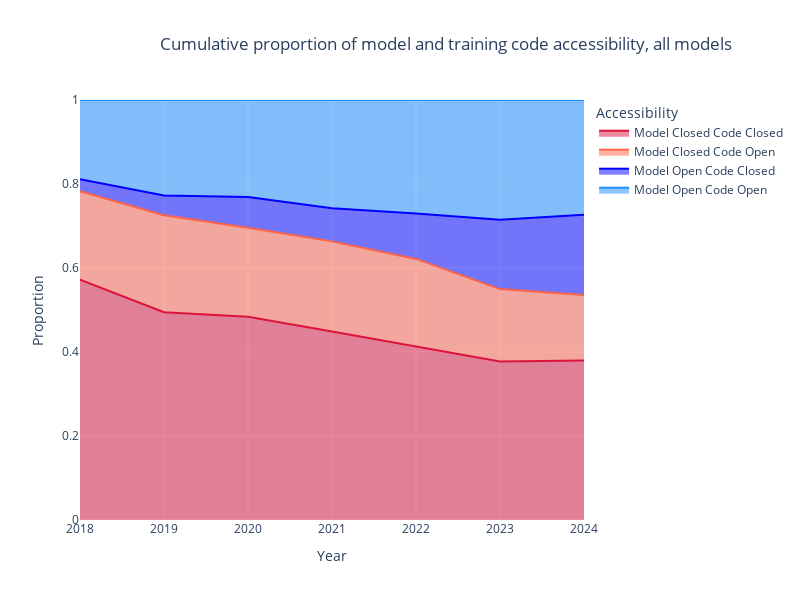

Notebook code cell kept with this figure:
### Code cell
# sort using custom order
sort_order = ['Model Closed Code Closed', 'Model Closed Code Open', 'Model Open Code Closed', 'Model Open Code Open']

with_totals['Category_sorted'] = pd.Categorical(with_totals['Category'], categories=sort_order, ordered=True)
with_totals = with_totals.sort_values('Category_sorted')


colors = ['crimson', 'tomato', 'blue', 'dodgerblue']
fig = px.area(with_totals, x='Year', y='proportion', color='Category', line_group='Category',
              labels={'proportion': 'Proportion', 'Year': 'Year', 'Category': 'Accessibility'},
              title='Cumulative proportion of model and training code accessibility, all models', color_discrete_sequence=colors)

fig.update_yaxes(range=[0, 1])
fig.update_xaxes(range=[2018, 2024])
fig.update_layout(
    autosize=False,
    width=800,
    height=600,
    title_x=0.2,
)

save_plot(fig, results_dir, f'model_code_accessibility_over_time')

fig.show()

### Figure 1 — Plotly figure (JSON) as saved in the notebook; plotly's stock layout.template omitted (floating-point values rounded to 4 significant figures)
{"data": [{"fillpattern": {"shape": ""}, "hovertemplate": "Accessibility=Model Closed Code Closed<br>Year=%{x}<br>Proportion=%{y}<extra></extra>", "legendgroup": "Model Closed Code Closed", "line": {"color": "crimson"}, "marker": {"symbol": "circle"}, "mode": "lines", "name": "Model Closed Code Closed", "orientation": "v", "showlegend": true, "stackgroup": "1", "type": "scatter", "x": [2015, 2016, 2017, 2018, 2019, 2020, 2021, 2022, 2023, 2024], "xaxis": "x", "y": [0.6364, 0.7027, 0.6438, 0.5725, 0.4946, 0.4837, 0.4488, 0.4134, 0.3774, 0.3796], "yaxis": "y"}, {"fillpattern": {"shape": ""}, "hovertemplate": "Accessibility=Model Closed Code Open<br>Year=%{x}<br>Proportion=%{y}<extra></extra>", "legendgroup": "Model Closed Code Open", "line": {"color": "tomato"}, "marker": {"symbol": "circle"}, "mode": "lines", "name": "Model Closed Code Open", "orientation": "v", "showlegend": true, "stackgroup": "1", "type": "scatter", "x": [2023, 2022, 2021, 2020, 2024, 2018, 2017, 2016, 2015, 2019], "xaxis": "x", "y": [0.1723, 0.2083, 0.2146, 0.212, 0.1562, 0.2101, 0.2466, 0.1351, 0.09091, 0.231], "yaxis": "y"}, {"fillpattern": {"shape": ""}, "hovertemplate": "Accessibility=Model Open Code Closed<br>Year=%{x}<br>Proportion=%{y}<extra></extra>", "legendgroup": "Model Open Code Closed", "line": {"color": "blue"}, "marker": {"symbol": "circle"}, "mode": "lines", "name": "Model Open Code Closed", "orientation": "v", "showlegend": true, "stackgroup": "1", "type": "scatter", "x": [2022, 2021, 2020, 2019, 2018, 2017, 2016, 2015, 2024, 2023], "xaxis": "x", "y": [0.1081, 0.07874, 0.07337, 0.04693, 0.02899, 0.0137, 0.02703, 0, 0.1909, 0.165], "yaxis": "y"}, {"fillpattern": {"shape": ""}, "hovertemplate": "Accessibility=Model Open Code Open<br>Year=%{x}<br>Proportion=%{y}<extra></extra>", "legendgroup": "Model Open Code Open", "line": {"color": "dodgerblue"}, "marker": {"symbol": "circle"}, "mode": "lines", "name": "Model Open Code Open", "orientation": "v", "showlegend": true, "stackgroup": "1", "type": "scatter", "x": [2024, 2021, 2020, 2019, 2018, 2017, 2016, 2015, 2023, 2022], "xaxis": "x", "y": [0.2733, 0.2579, 0.231, 0.2274, 0.1884, 0.09589, 0.1351, 0.2727, 0.2852, 0.2703], "yaxis": "y"}], "layout": {"autosize": false, "height": 600, "legend": {"title": {"text": "Accessibility"}, "tracegroupgap": 0}, "title": {"text": "Cumulative proportion of model and training code accessibility, all models", "x": 0.2}, "width": 800, "xaxis": {"anchor": "y", "domain": [0, 1], "range": [2018, 2024], "title": {"text": "Year"}}, "yaxis": {"anchor": "x", "domain": [0, 1], "range": [0, 1], "title": {"text": "Proportion"}}}}
